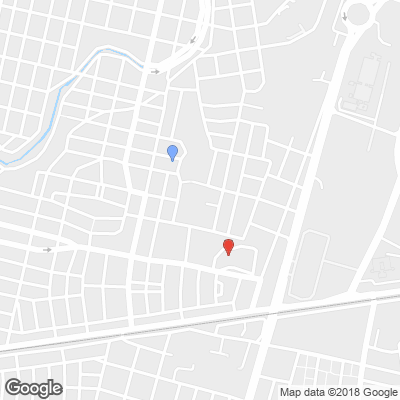
#> input picture estatico.png, 400 x 400 px
$ python dummy_image_process.py   (Python 2 division)   (older library calls are emulated)
#> lines starting #> are read from the running program, lines starting #| are printed output that depends on the picture; after the words box and inside, x2 and y2 are one past the last pixel; in counts of white or black regions, pixels touching at a corner belong together
from scipy import misc
from math import *
import random
import time
import math
import numpy as np
import matplotlib.pyplot as plt

imagen = 'estatico.png'
m_imagen = misc.imread(imagen)
#> m_imagen is the input picture: shape (400, 400, 3); mean R, G, B 238.5, 238.6, 238.7
m_plan = np.zeros((len(m_imagen[0]),len(m_imagen)))
#> m_plan: shape (400, 400) float64; every value is 0
print len(m_imagen)
#| 400
print len(m_imagen[0])
#| 400
for i in range(len(m_imagen)):
    for j in range(len(m_imagen[0])):
        #print m_imagen[i][j]
        if (m_imagen[i][j][0] == 254) and (m_imagen[i][j][1] == 254) and (m_imagen[i][j][2] == 254):
            m_plan[j][len(m_imagen)-1-i] = 0
        elif (m_imagen[i][j][0] > 230) and (m_imagen[i][j][1] < 80) and (m_imagen[i][j][2] < 80):
            inicio = [j,len(m_imagen)-1-i]
        elif (m_imagen[i][j][0] < 180) and (m_imagen[i][j][1] < 180) and (m_imagen[i][j][2] > 230):
            final = [j,len(m_imagen)-1-i]
        else:
            m_plan[j][len(m_imagen)-1-i] = 1
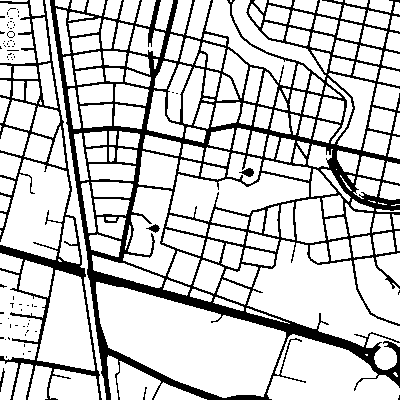
#> m_plan: shape (400, 400) float64; values 0 (black) and 1 (white), 79.9% white; 74 black regions (68 under 20 px), largest, box (x1, y1, x2, y2) and area: (50, 0, 400, 400) 26721, (0, 0, 102, 400) 5034, (239, 168, 254, 177) 77, (146, 224, 160, 233) 62, (0, 368, 5, 392) 44, (143, 387, 147, 400) 20

print m_imagen[151][172]
#| [126 172 254]

for i in range(len(m_plan)):
    print m_plan[i]
#> this loop made 400 passes
#> (printed output is left out)
print inicio
print final

x_grid = []
y_grid = []
for i in range(len(m_plan)):
    for j in range(len(m_plan[0])):
        if (m_plan[i][j] == 1):
            y_grid.append(j)
            x_grid.append(i)
#> after the loop, x_grid = 127816 items; y_grid = 127816 items
plt.plot(x_grid,y_grid,'ro')
plt.show()
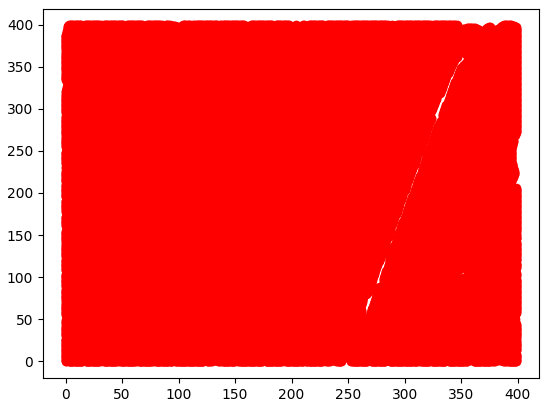
#> figure drawn by matplotlib, 1 panel
